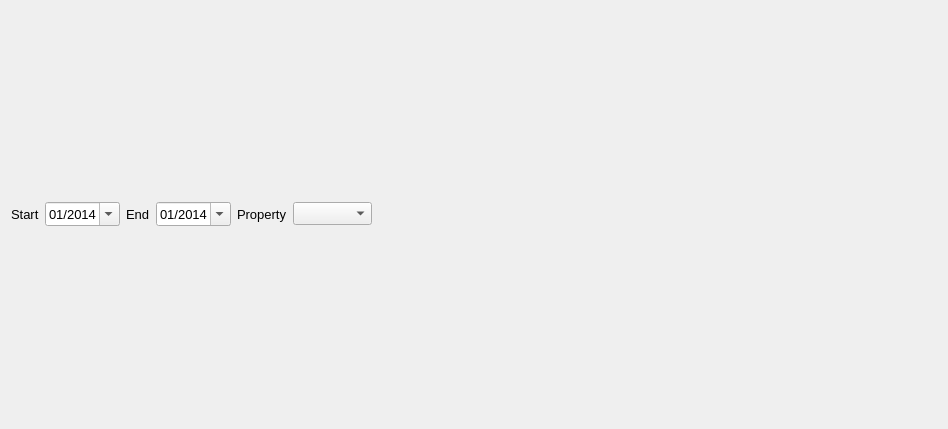
<?xml version="1.0" encoding="UTF-8"?>
<ui version="4.0">
 <class>W_Dashboard_check_property</class>
 <widget class="QWidget" name="W_Dashboard_check_property">
  <property name="geometry">
   <rect>
    <x>0</x>
    <y>0</y>
    <width>948</width>
    <height>429</height>
   </rect>
  </property>
  <property name="windowTitle">
   <string>Form</string>
  </property>
  <layout class="QGridLayout" name="gridLayout">
   <item row="0" column="5">
    <widget class="QComboBox" name="cb_property">
     <property name="sizePolicy">
      <sizepolicy hsizetype="Maximum" vsizetype="Fixed">
       <horstretch>0</horstretch>
       <verstretch>0</verstretch>
      </sizepolicy>
     </property>
     <property name="font">
      <font>
       <pointsize>10</pointsize>
      </font>
     </property>
    </widget>
   </item>
   <item row="0" column="2">
    <widget class="QLabel" name="label_2">
     <property name="sizePolicy">
      <sizepolicy hsizetype="Maximum" vsizetype="Preferred">
       <horstretch>0</horstretch>
       <verstretch>0</verstretch>
      </sizepolicy>
     </property>
     <property name="font">
      <font>
       <pointsize>10</pointsize>
      </font>
     </property>
     <property name="text">
      <string>End</string>
     </property>
    </widget>
   </item>
   <item row="1" column="0" colspan="7">
    <layout class="QGridLayout" name="l_chart">
     <property name="spacing">
      <number>0</number>
     </property>
    </layout>
   </item>
   <item row="0" column="1">
    <widget class="QDateEdit" name="de_date_start">
     <property name="font">
      <font>
       <pointsize>10</pointsize>
      </font>
     </property>
     <property name="minimumDate">
      <date>
       <year>2014</year>
       <month>1</month>
       <day>1</day>
      </date>
     </property>
     <property name="displayFormat">
      <string>MM/yyyy</string>
     </property>
     <property name="calendarPopup">
      <bool>true</bool>
     </property>
    </widget>
   </item>
   <item row="0" column="0">
    <widget class="QLabel" name="label">
     <property name="sizePolicy">
      <sizepolicy hsizetype="Maximum" vsizetype="Preferred">
       <horstretch>0</horstretch>
       <verstretch>0</verstretch>
      </sizepolicy>
     </property>
     <property name="font">
      <font>
       <pointsize>10</pointsize>
      </font>
     </property>
     <property name="text">
      <string>Start</string>
     </property>
    </widget>
   </item>
   <item row="0" column="3">
    <widget class="QDateEdit" name="de_date_end">
     <property name="font">
      <font>
       <pointsize>10</pointsize>
      </font>
     </property>
     <property name="minimumDate">
      <date>
       <year>2014</year>
       <month>1</month>
       <day>1</day>
      </date>
     </property>
     <property name="displayFormat">
      <string>MM/yyyy</string>
     </property>
     <property name="calendarPopup">
      <bool>true</bool>
     </property>
    </widget>
   </item>
   <item row="0" column="4">
    <widget class="QLabel" name="label_3">
     <property name="sizePolicy">
      <sizepolicy hsizetype="Maximum" vsizetype="Preferred">
       <horstretch>0</horstretch>
       <verstretch>0</verstretch>
      </sizepolicy>
     </property>
     <property name="font">
      <font>
       <pointsize>10</pointsize>
      </font>
     </property>
     <property name="text">
      <string>Property</string>
     </property>
    </widget>
   </item>
   <item row="0" column="6">
    <spacer name="horizontalSpacer">
     <property name="orientation">
      <enum>Qt::Orientation::Horizontal</enum>
     </property>
     <property name="sizeHint" stdset="0">
      <size>
       <width>40</width>
       <height>20</height>
      </size>
     </property>
    </spacer>
   </item>
  </layout>
 </widget>
 <resources/>
 <connections/>
</ui>
